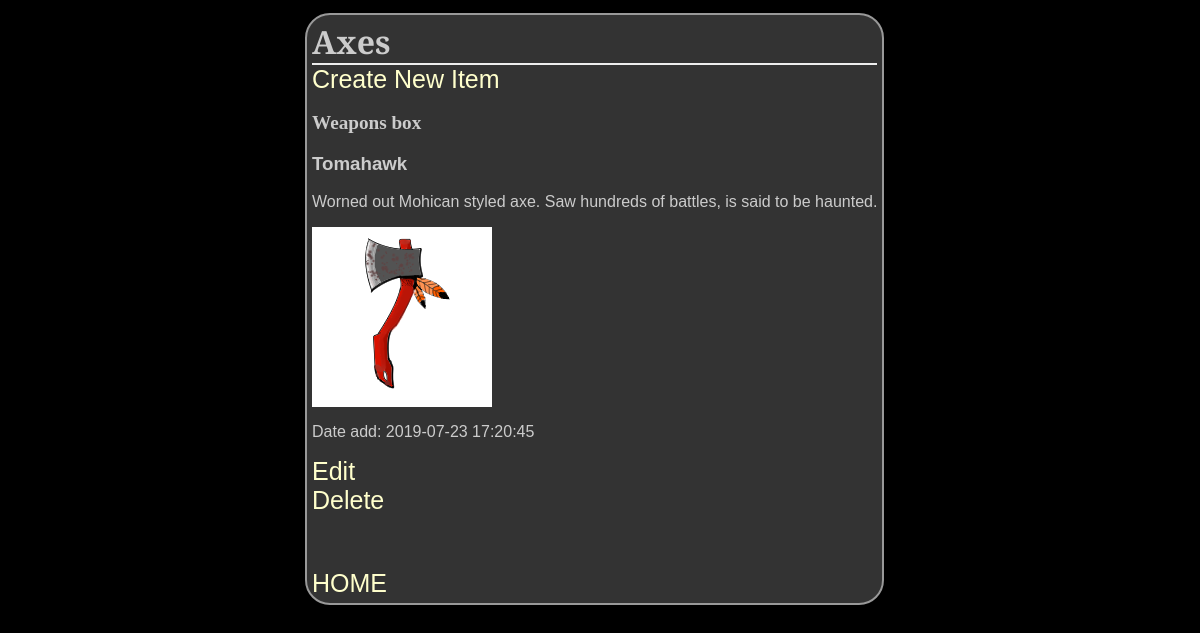
The page /weaponsGuide/2/items/ on the database its author committed.
### database_setup_weapons.py (models this page shows, shortened)
class Categories(Base):
    __tablename__ = 'categories'
    id = Column(Integer, primary_key=True)
    name = Column(String(250), nullable=False)
    owner = Column(String(80), ForeignKey('user.email'))
    user = relationship(User)

class CategoryItem(Base):
    __tablename__= 'category_item'
    name = Column(String(80), nullable = False)
    id = Column(Integer, primary_key = True)
    description = Column(String(350), nullable=False)
    picture = Column(String(350), nullable=False)
    dateAdd= Column(DateTime, default=func.now())
    categories_id = Column(Integer, ForeignKey('categories.id'))
    categories = relationship(Categories)
    owner = Column(String(80), ForeignKey('user.email'))
    user = relationship(User)

### finalproject.py (the view)
@app.route('/weaponsGuide/<int:category_id>/')
@app.route('/weaponsGuide/<int:category_id>/items/')
def showCat(category_id):
    DBSession = sessionmaker(bind=engine)
    session = DBSession()
    categories = session.query(Categories).filter_by(id=category_id).one()
    items = session.query(CategoryItem).filter_by(
        categories_id=category_id).all()
    return render_template('weapons.html', items=items, category=categories)

### templates/weapons.html (shortened to what this page needs)
<html>
<head>
<link rel=stylesheet type=text/css href="{{ url_for('static', filename='styles.css') }}">
	</head>
	<body>
		<div class = 'pane'>
		<h1>{{ category.name }}</h1>
    {% if items !=[] %}
		<a href = "{{url_for('newWeapon', category_id = category.id)}}">Create New Item</a>
	<h2>Weapons box</h2>
		{% for i in items %}
		<h3>{{i.name}}</h3>
		<p>{{i.description}}</p>
		<img src="{{url_for('static',filename= i.picture)}}" height="180" width="180">
		<p> Date add: {{i.dateAdd}}</p>
		<a href="{{url_for('editWeapon', category_id = category.id, items_id = i.id)}}" >Edit</a>
	<a href="{{url_for('deleteWeapon', category_id = category.id, items_id = i.id)}}" >Delete</a>
		{% endfor %}
		{% else %}
		<p> You currently have no menu items. <p>
		<a href = "{{url_for('newWeapon', category_id = category.id)}}">Create New Item</a>
			{% endif %}
<a href="{{ url_for('showCategories')}}" > HOME </a>
</div>
	</body>
</html>

### static/styles.css (style rules this page uses)
body { font-family: sans-serif; background-color: black; }
h1, h2, h3, h4 { color: #CCCCCC; }
h1, h2 { margin: 0; }
h1 { border-bottom: 2px solid #eee; font-family: 'Cinzel', serif; }
h2 { font-family: 'Georgia', serif; font-size: 1.2em; }
p { color: #CCCCCC; }
a { text-decoration: none; color:#FFFFCC; font-size: 25px; font-family: Arial, Helvetica, sans-serif; }
.pane { position:absolute; left: 25%; border: 2px solid; border-radius: 25px; padding: 5px; margin: 5px; border-color: #999999; background-color: #333333; }

### rows shown on the page
Categories: name "Axes"
CategoryItem: name "Tomahawk", description "Worned out Mohican styled axe. Saw hundreds of battles, is said to be haunted.", picture (picture), dateAdd "2019-07-23 17:20:45"
